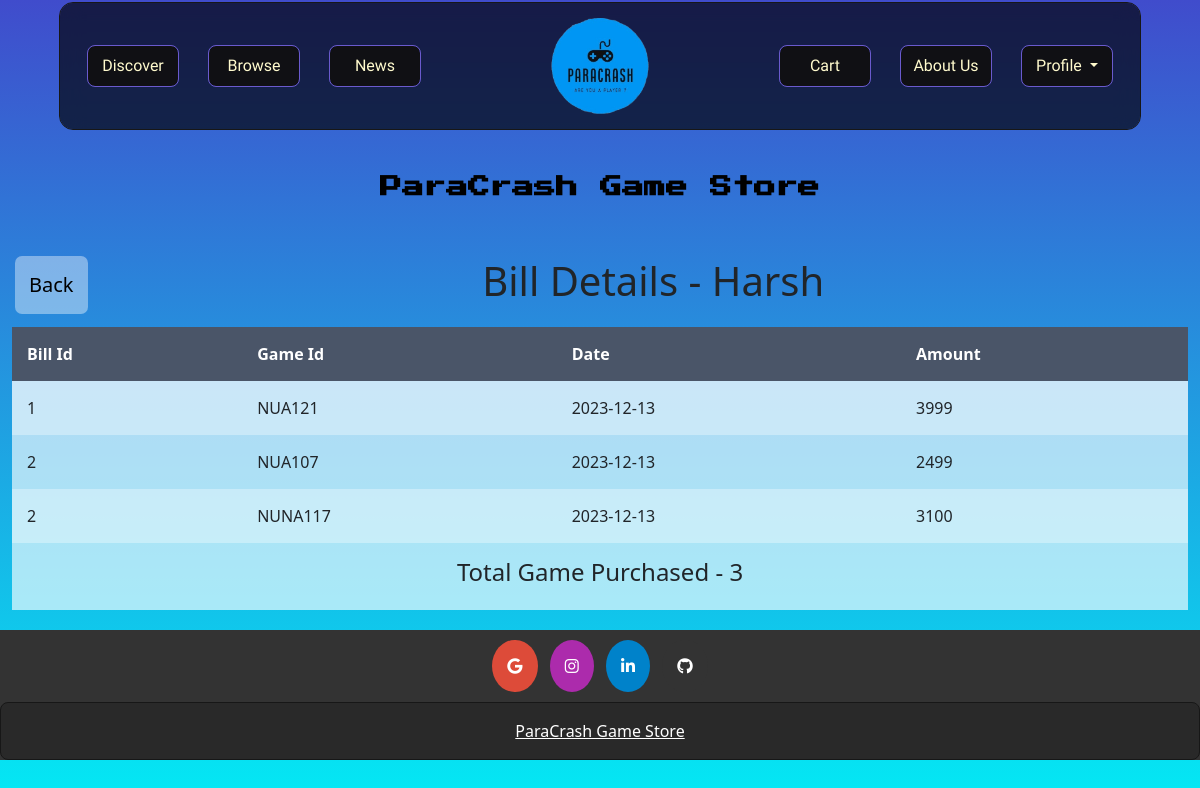
The page /admincustomer.php?customerid=3 (signed in) on the database its author committed.
### tables this page shows
CREATE TABLE `customer` (
  `customerid` int(8) NOT NULL,
  `emailaddress` varchar(50) NOT NULL,
  `password` varchar(32) NOT NULL,
  `firstname` varchar(20) NOT NULL,
  `lastname` varchar(20) NOT NULL,
  `contactno` varchar(10) NOT NULL,
  `dob` date NOT NULL
);

CREATE TABLE `bill` (
  `bill_id` int(8) NOT NULL,
  `gameid` varchar(11) NOT NULL,
  `bill_date` date DEFAULT NULL,
  `amount` float(10,3) DEFAULT NULL,
  `customerID` int(8) DEFAULT NULL
);

### admincustomer.php (the view, shortened to what this page needs)
<?php include 'navbar.php'; ?>
<div class="flex">
    <div class="w-full ml-16">
        <div class="text-center container py-5">
            <h4 class="heading" style="font-family: 'Press Start 2P'; font-size: 22px; color:black;">
                <strong>ParaCrash Game Store</strong>
            </h4>
            <link rel="stylesheet" href="https://cdn.jsdelivr.net/npm/bootstrap@4.0.0/dist/css/bootstrap.min.css">
            <link rel="stylesheet"
                href="https://cdnjs.cloudflare.com/ajax/libs/twitter-bootstrap/5.0.2/css/bootstrap.min.css" />
        </div>
        <?php
        $dsn = 'mysql:host=localhost;dbname=game4';
        $username = 'root';
        $password = '';
        try {
            $pdo = new PDO($dsn, $username, $password);
            $pdo->setAttribute(PDO::ATTR_ERRMODE, PDO::ERRMODE_EXCEPTION);
        } catch (PDOException $e) {
            die("Try After Sometime ");
        }
        ?>
        <!DOCTYPE html>
        <html>
        <head>
        </head>
        <body>
            <link rel="stylesheet" href="https://cdn.jsdelivr.net/npm/bootstrap@4.0.0/dist/css/bootstrap.min.css">
            <link rel="stylesheet"
                href="https://cdnjs.cloudflare.com/ajax/libs/twitter-bootstrap/5.0.2/css/bootstrap.min.css" />
            <?php
            if (isset($_GET['customerid'])) {
                $customerid = $_GET['customerid'];
                $queyt = "select firstname from customer where customerid = $customerid;";
                $stmt = $pdo->query($queyt);
                $customer = $stmt->fetchColumn();
                $qy = "SELECT `bill_id`, `gameid`, `bill_date`, `amount` FROM `bill` WHERE customerID = $customerid";
                $stmt = $pdo->query($qy);
                $bill = $stmt->fetchAll(PDO::FETCH_ASSOC);
                $recordCount = count($bill);
                ?>
                <div class="back flex">
                    <div class="b"><a href="admin1.php"><button class="btn2">Back</button> </a></div>
                    <div class="a text-center">
                        <h1>Bill Details -
                            <?php echo $customer; ?>
                        </h1>
                    </div>
                </div>
                <?php
                if ($recordCount > 0) {
                    ?>
                    <div>
                        <table>
                            <tr>
                                <th>Bill Id</th>
                                <th>Game Id</th>
                                <th>Date</th>
                                <th>Amount</th>
                            </tr>
                            <?php foreach ($bill as $bills): ?>
                                <tr>
                                    <td>
                                        <?php echo $bills['bill_id']; ?>
                                    </td>
                                    <td>
                                        <?php echo $bills['gameid']; ?>
                                    </td>
                                    <td>
                                        <?php echo $bills['bill_date']; ?>
                                    </td>
                                    <td>
                                        <?php echo $bills['amount']; ?>
                                    </td>
                                </tr>
                            <?php endforeach; ?>
                            <tr>
                                <td colspan="4">
                                    <h4 class="text-center">Total Game Purchased -
                                        <?php echo $recordCount; ?>
                                    </h4>
                                </td>
                            </tr>
                        </table>
                    </div>
                    <?php
                } else {
                    echo "<center><h3>Customer not Purhcased Anything Yet!!</h3></center>";
                }
            }
            ?>
        </body>
        </html>
            <?php include 'footer.php'; ?>

### admincustomer.php (style rules this page uses)
body { background-image: linear-gradient(slateblue, #0C97FA); background-repeat: no-repeat !important; background-attachment: fixed !important; background-size: cover !important; height: 100% !important; }
table { margin: auto; width: 98%; margin-bottom: 20px; border-collapse: collapse; margin-top: 13px; background-color: rgba(255, 255, 255, 0.4); }
th, td { text-align: left; border-bottom: 1px solid #ddd; padding: 15px; }
th { border: 1px solid white; background-color: #4a5568; color: white; }
tr:nth-child(even) { background-color: rgba(255, 255, 255, 0.6); }
tr:nth-child(odd) { background-color: rgba(255, 255, 255, 0.4); }
h1 { padding-left: 19px; }
.btn2 { background-color: rgba(255, 255, 255, 0.4); color: black; border: none; border-radius: 7px; padding: 14px; width: 100%; max-width: 150px; font-size: 20px; }
.a { margin: auto; text-align: center; font-size: 24px; }
.b { margin-left: 15px; }
.back { display: flex; justify-content: space-between; align-items: center; }

### footer.php (style rules this page uses)
body { background: linear-gradient(#404ccc, #03e9f4); margin: 0; padding: 0; height: 100vh; display: flex; flex-direction: column; }

### rows shown on the page
customer: firstname "Harsh"
bill: bill "1", gameid "NUA121", bill_date "2023-12-13", amount "3999"
bill: bill "2", gameid "NUA107", bill_date "2023-12-13", amount "2499"
bill: bill "2", gameid "NUNA117", bill_date "2023-12-13", amount "3100"

### other values the page prints
$recordCount "3"
